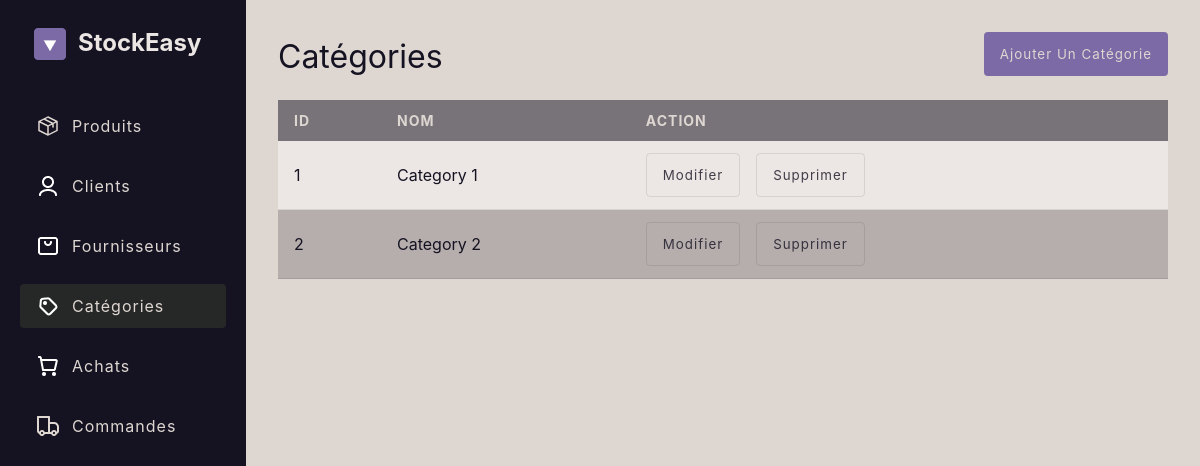
/categories.php, run on the app's committed database.
### tables this page shows
CREATE TABLE `Category` (
  `id` int(11) NOT NULL,
  `name` varchar(255) NOT NULL
);

### categories.php (called while the page is built, shortened)
<?php
include "functions.php";
include "templates/right_page.php";

### functions.php (the view, shortened to what this page needs)
<?php
function generateTable($data, $tableStructure, $name)
{
    $is_numeric = "";
    array_push($tableStructure, "Action");
    echo '<div class="dynamic_table">';
    echo '<table>';
    echo '<thead>';
    echo '<tr>';
    foreach ($tableStructure as $column) {
        echo '<th>' . $column . '</th>';
    }
    echo '</tr>';
    echo '</thead>';
    echo '<tbody>';
    foreach ($data as $row) {
        echo '<tr>';
        foreach ($row as $value) {
            if(is_numeric($value)){
                $is_numeric = "is_numeric";
            }
            echo '<td class="'.$is_numeric.'">' . $value . '</td>';
        }
        echo '<td class="action">
            <button data-name="'. $name .'" data-'. $name .'="'. http_build_query($row) .'" class="btn btn-outline btn-update">Modifier</button>
            <button data-name="'. $name .'" data-'. $name .'="'. http_build_query($row) .'" class="btn btn-outline btn-delete">Supprimer</button>
        </td>';
        echo '</tr>';
    }
    echo '</tbody>';
    echo '</table>';
    echo '</div>';
}

### assets/css/Basic.css (style rules this page uses)
:root { --primary-color: #7C6AA6; --primary-color-100: #B0A6CA; --secondary-color-900: #85807D; --secondary-color-800: #9B9692; --secondary-color-700: #B2ABA7; --secondary-color-600: #C8C1BC; --secondary-color: #DED6D1; --secondary-color-100: #EBE6E3; --neutral-color-900: #0D0B14; --neutral-color: #151322; --neutral-color-400: #2C2B38; --neutral-color-300: #44424E; --neutral-color-200: #5B5A64; --neutral-color-100: #73717A; --primary-color-rgb: 124, 106, 166; --secondary-color-rgb: 222, 214, 209; --neutral-color-rgb: 21, 19, 34; --gray-color: rgba(var(--neutral-color-rgb), 0.1); }
body { font-family: "Inter"; color: var(--neutral-color); font-variation-settings: "wght" 400; background-color: var(--secondary-color); }
.btn { height: 44px; padding: 0 16px; border-radius: 4px; text-transform: capitalize; font-family: "Inter"; cursor: pointer; letter-spacing: 1px; }
.btn-outline { border: 1px solid var(--gray-color); background-color: transparent; color: rgba(var(--neutral-color-rgb), 0.8) ; }
.dynamic_table { overflow-y: auto; }
.dynamic_table table { border-collapse: collapse; width: 100%; }
.dynamic_table table th, td { padding: 12px 16px; }
.dynamic_table table td.action { display: flex; gap: 16px; }
.dynamic_table table thead { background-color: rgba(var(--neutral-color-rgb), 0.5); color: var(--secondary-color); font-size: 0.875rem; text-transform: uppercase; letter-spacing: 1px; }
.dynamic_table table thead tr { text-align: left; }
.dynamic_table table tbody tr { border-bottom: 1px solid rgba(var(--neutral-color-rgb), 0.1); }
.dynamic_table table tbody tr:nth-child(odd) { background-color: rgba(255, 255, 255, .4); }
.dynamic_table table tbody tr:nth-child(even) { background-color: rgba(var(--neutral-color-rgb), 0.2); }

### data on the page
category: id "1", name "Category 1"
category: id "2", name "Category 2"

### other printed values
$title "Catégorie"
$column "ID"
$column "NOM"
$column "ACTION"
